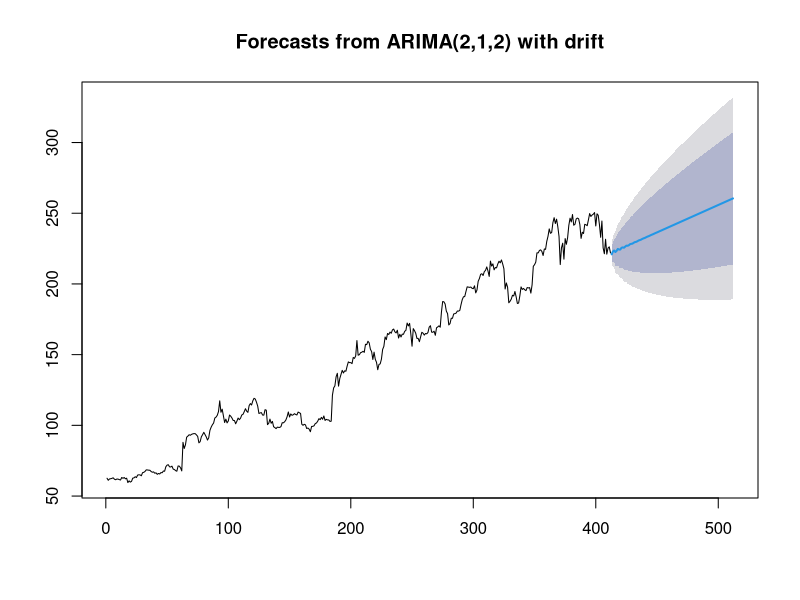
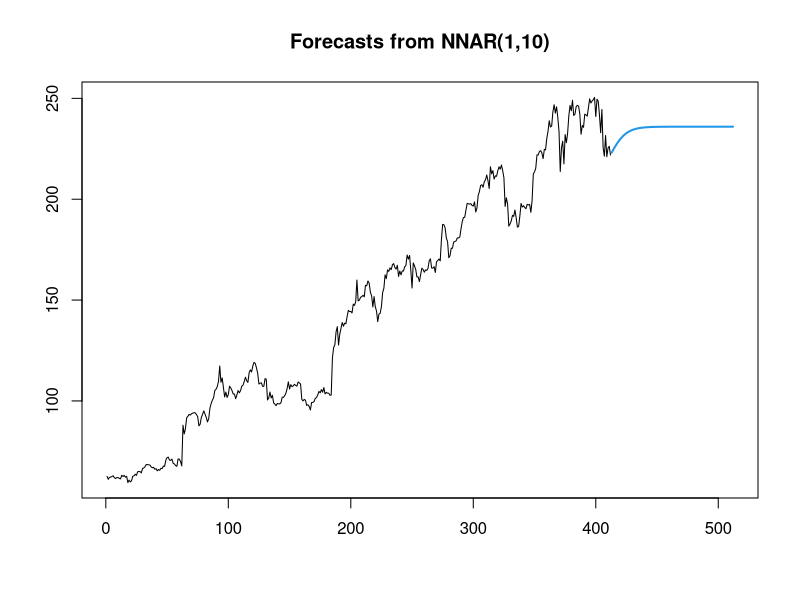

Generate these figures, in order, with R:
library('forecast')

Data <- read.csv('HistoricalQuotes.csv')
y <- rev(Data$close)[850:length(rev(Data$close))]


# #fit_arima <- Arima(y, order = c(0, 1, 1), seasonal = c(1, 1, 1), xreg = NULL,
#                    include.mean = T, include.drift = T)
                   
fit_arima <- auto.arima(y, stepwise = FALSE, approximation = FALSE, ic='aic', 
                        trace = T)

plot(forecast(fit_arima, h = 100))

fit_nnetar <- nnetar(y, size = 10, repeats = 20)
plot(forecast(fit_nnetar, h=100))
     